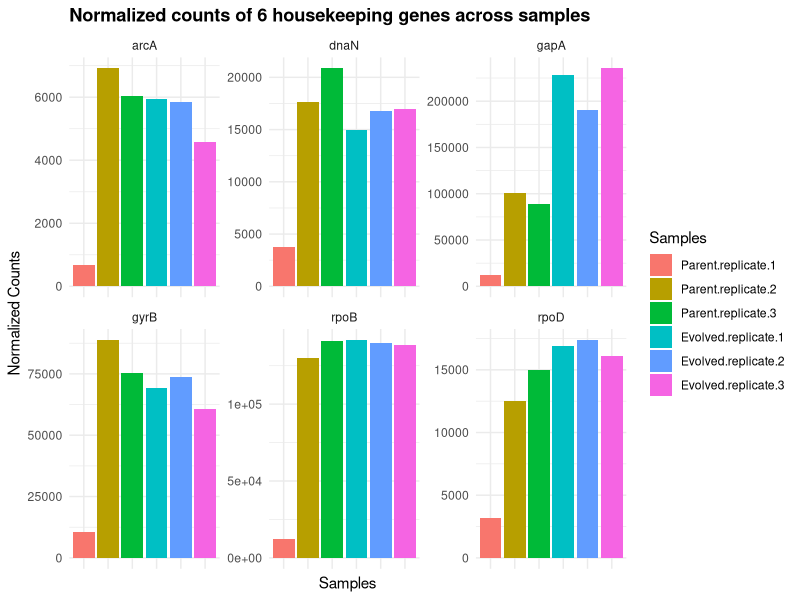
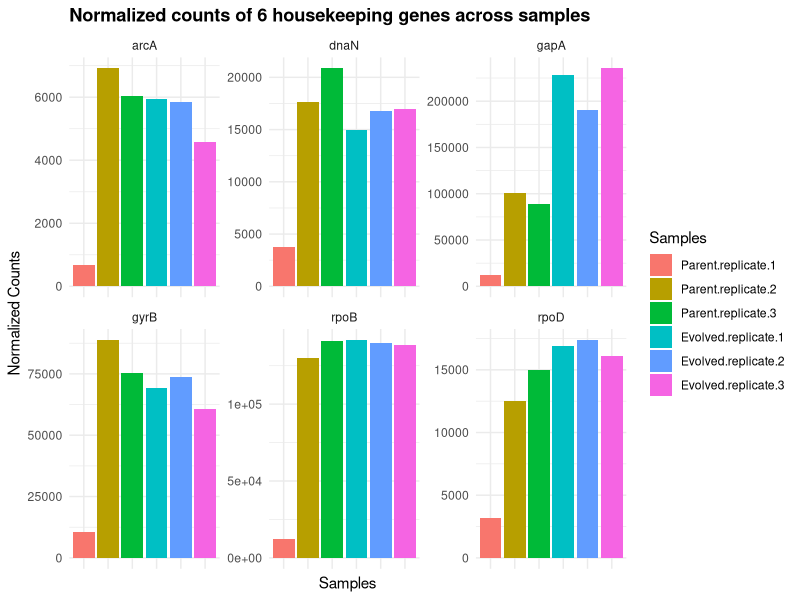

Write the R code that produced these figures, in order.
#This is the script for making bar plot for housekeeping genes' normalized counts

library(ggplot2)
library(tidyr)
library(dplyr)

#Load the counts file
counts_df <- read.delim("housekeeping_counts.txt", header = TRUE, sep = "\t")
print(colnames(counts_df))

#Reshape the data from "wide" to "long" so that there will be three columns, 1) there will be gene names, 2)  there will be normalized counts of each gene in all samples and 3) there will be sample names.

counts_long <- counts_df %>%
pivot_longer(cols = -Gene, names_to = "Samples",values_to = "Normalized_Counts")

#Define the exact order for the samples
sample_order <- c("Parent.replicate.1", "Parent.replicate.2", "Parent.replicate.3", "Evolved.replicate.1", "Evolved.replicate.2", "Evolved.replicate.3")

# Change the type of data inside "Samples" column into factor datatype so that the first heirarchical position is of "Parent.replicate.1", second  is of "Parent.replicate.2" and so on (this is important for which bar will appear first, which bar will appear second, etc.)

counts_long_ordered <- counts_long %>%
mutate(Samples = factor(Samples, levels = sample_order))

#Create the plot
p <- ggplot(counts_long_ordered, aes(x = Samples, y = Normalized_Counts, fill = Samples)) +
  geom_col() + 
  facet_wrap(~ Gene, scales = "free_y") +
  labs(title = "Normalized counts of 6 housekeeping genes across samples", x = "Samples", y = "Normalized Counts") +
  theme_minimal() +
  theme(plot.title = element_text(face = "bold"), axis.text.x = element_blank(), axis.ticks.x = element_blank())

#Print the plot and save it
print(p)
ggsave("housekeeping_genes_plot.png", plot = p, device = "png", width = 10, height = 8, dpi = 300)
